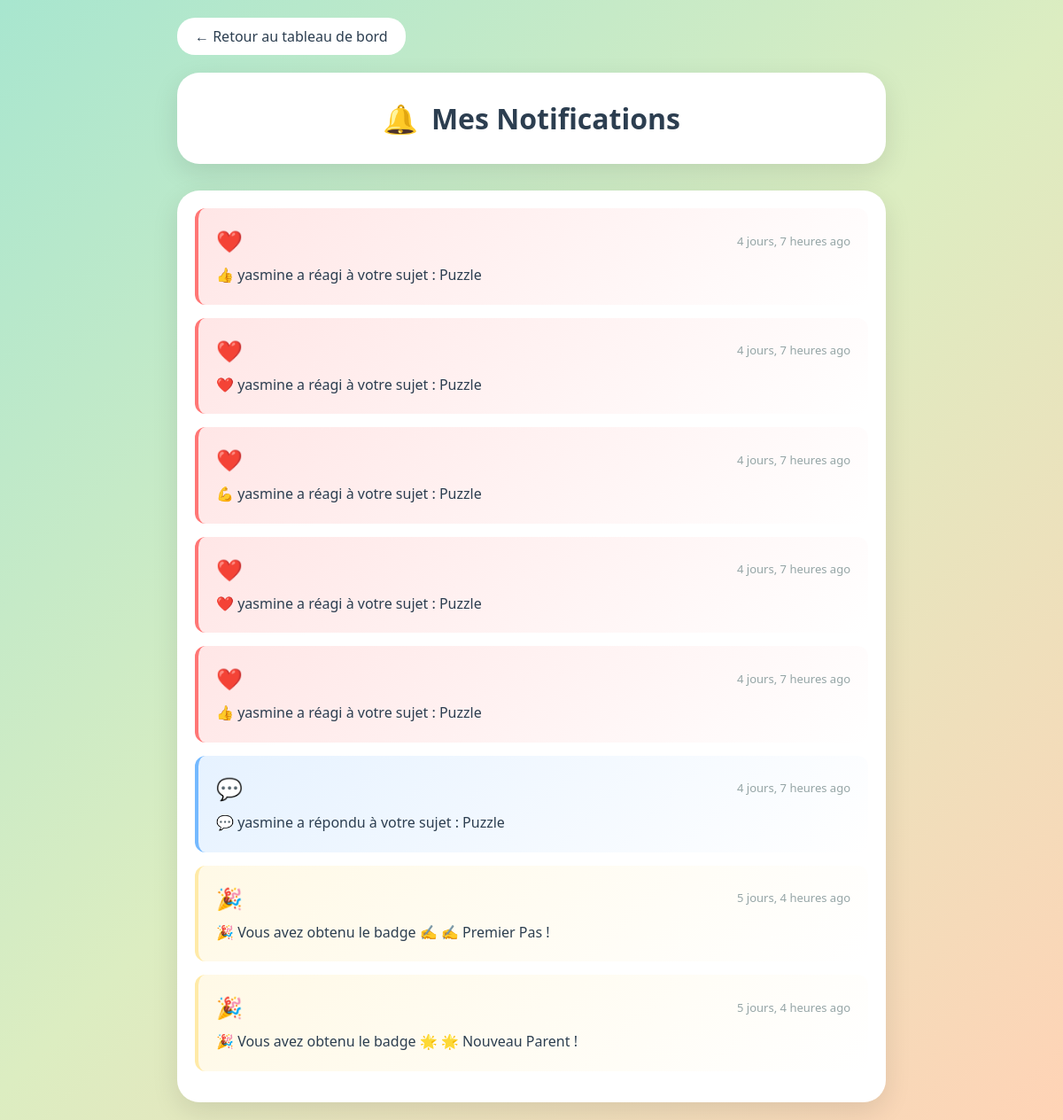
/notifications/ (signed in), run on an earlier commit of the app's database.
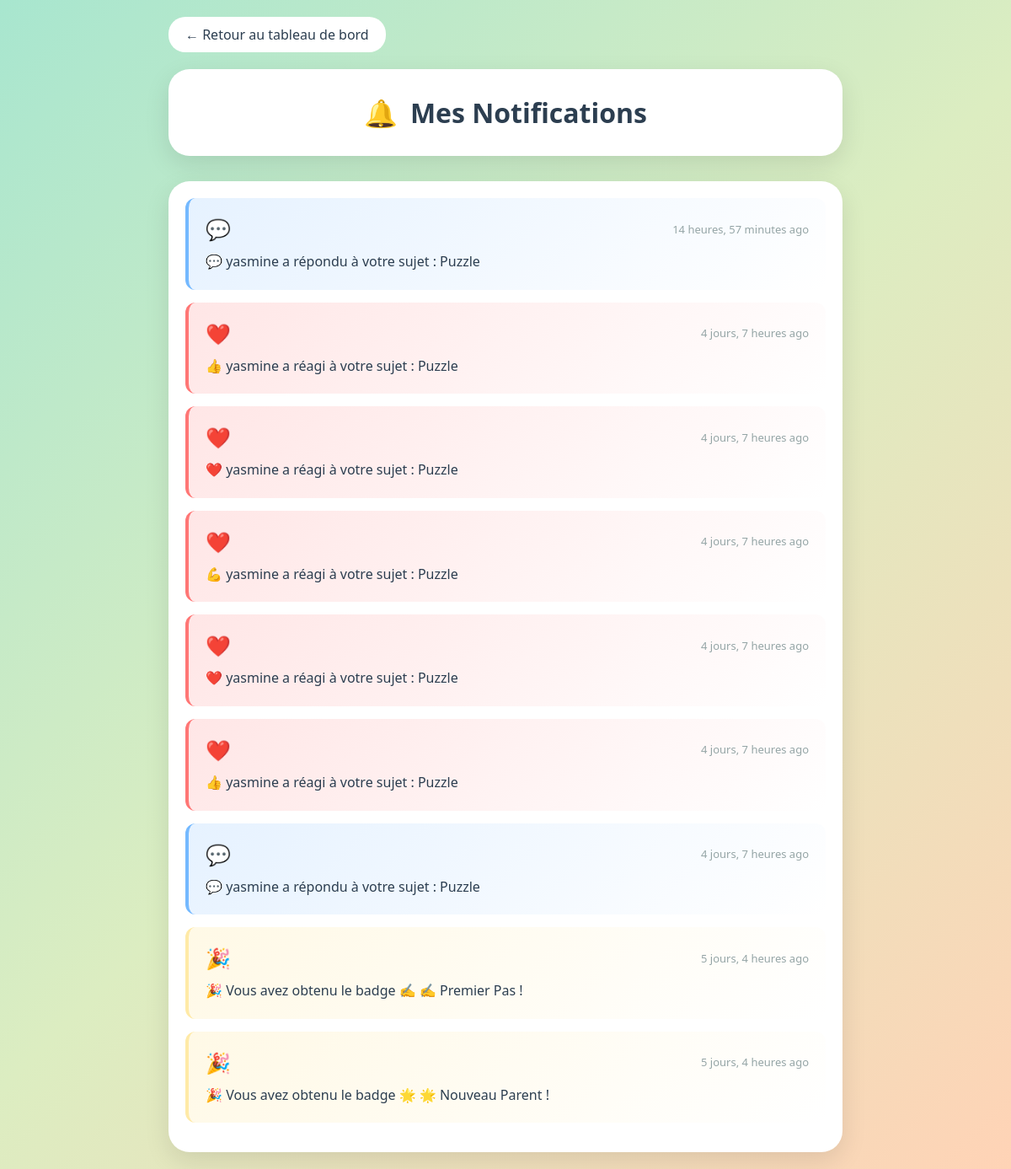
And on a later commit of the database.
### authen/models.py (models this page shows, shortened)
class Notification(models.Model):
    NOTIFICATION_TYPES = [
        ('reaction', '❤️ Réaction'),
        ('comment', '💬 Commentaire'),
        ('badge', '🎉 Badge'),
        ('mention', '📢 Mention'),
    ]
    user = models.ForeignKey(User, on_delete=models.CASCADE, related_name='notifications')
    notification_type = models.CharField(max_length=20, choices=NOTIFICATION_TYPES)
    message = models.TextField()
    link = models.CharField(max_length=200, blank=True)
    is_read = models.BooleanField(default=False)
    created_at = models.DateTimeField(auto_now_add=True)
    class Meta:
        verbose_name = "Notification"
        verbose_name_plural = "Notifications"
        ordering = ['-created_at']

### authen/views.py (the view)
# urls.py: path('notifications/', views.notifications_list, name='notifications'),
@login_required
def notifications_list(request):
    notifications = Notification.objects.filter(user=request.user).order_by('-created_at')[:50]
    Notification.objects.filter(user=request.user, is_read=False).update(is_read=True)
    context = {'notifications': notifications}
    return render(request, 'authen/notifications.html', context)

### authen/templates/authen/notifications.html (shortened to what this page needs)
<!DOCTYPE html>
<html lang="fr">
<head>
</head>
<body>
    <div class="container">
        <a href="/dashboard/" class="back-btn">← Retour au tableau de bord</a>
        <div class="notifications-header">
            <h1><span>🔔</span> Mes Notifications</h1>
        </div>
        <div class="notifications-list">
            {% if notifications %}
                {% for notif in notifications %}
                <a href="{% if notif.link %}{{ notif.link }}{% else %}#{% endif %}" style="text-decoration: none; color: inherit;">
                    <div class="notification-item {{ notif.notification_type }}">
                        <div class="notification-header">
                            <span class="notification-type">
                                {% if notif.notification_type == 'badge' %}
                                    🎉
                                {% elif notif.notification_type == 'reaction' %}
                                    ❤️
                                {% elif notif.notification_type == 'comment' %}
                                    💬
                                {% else %}
                                    📢
                                {% endif %}
                            </span>
                            <span class="notification-time">{{ notif.created_at|timesince }} ago</span>
                        </div>
                        <div class="notification-message">
                            {{ notif.message }}
                        </div>
                    </div>
                </a>
                {% endfor %}
            {% else %}
                <div class="no-notifications">
                    <div class="no-notifications-icon">📭</div>
                    <p style="font-size: 18px; margin-bottom: 10px;">Aucune notification</p>
                    <p>Vous serez notifié lorsque quelqu'un interagira avec vos publications !</p>
                </div>
            {% endif %}
        </div>
    </div>
</body>
</html>

What changed in the data, as far as the page shows it:
added Notification: created_at "14 heures, 57 minutes", message "💬 yasmine a répondu à votre sujet : Puzzle", notification_type "comment" (drawn)
